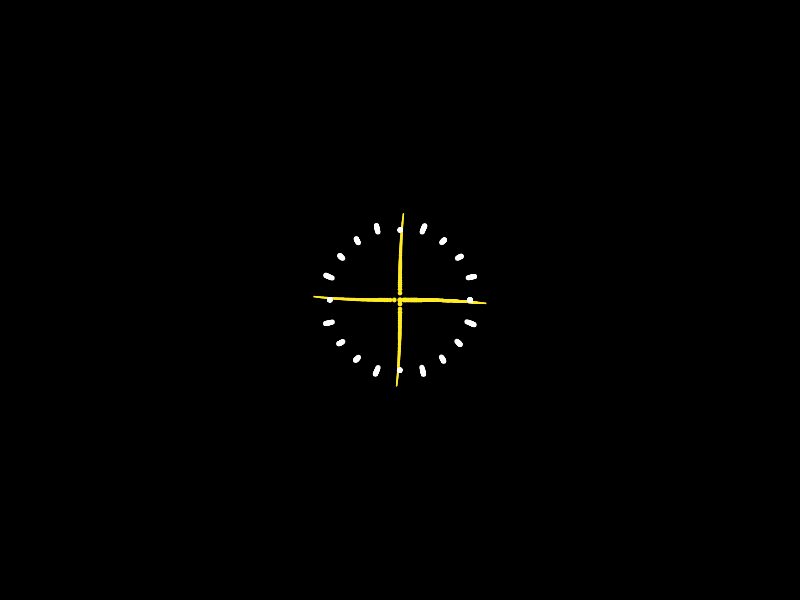
Frame 1 (no input)
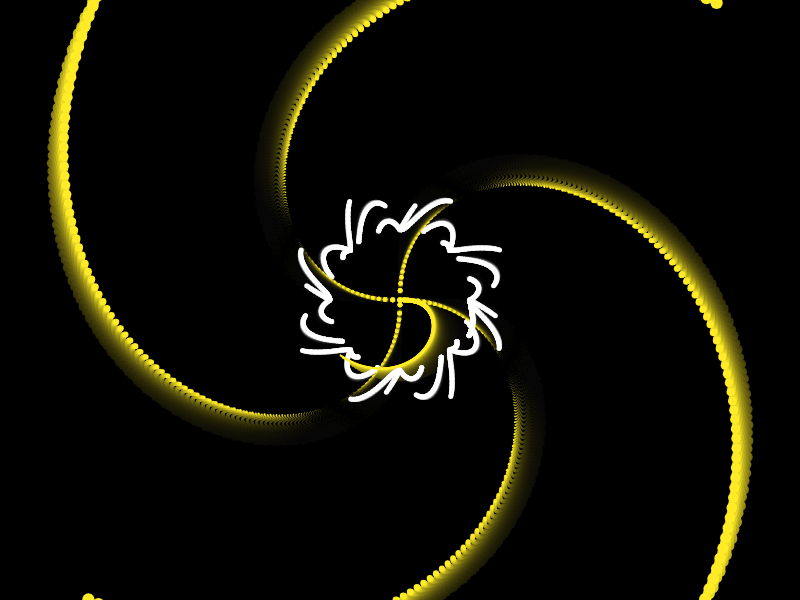
Frame 60 (no input)
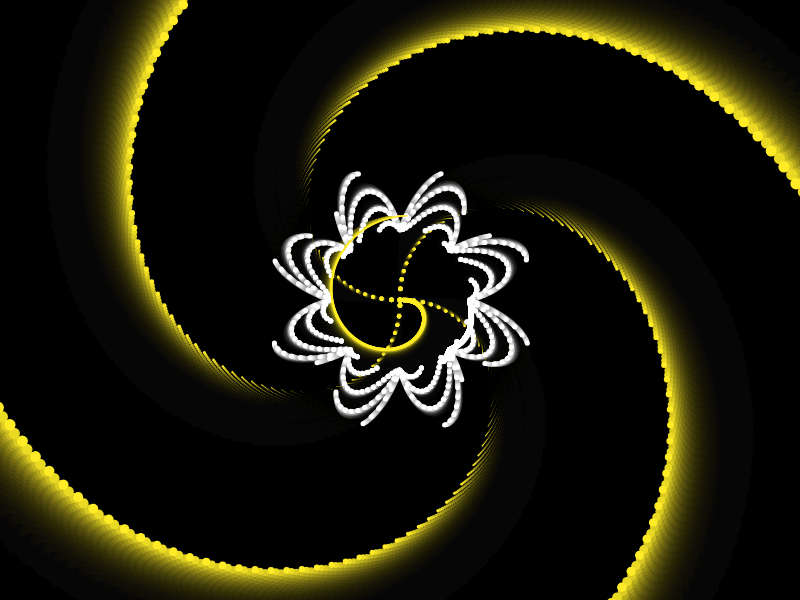
Frame 120 (the mouse pressed at the canvas centre since frame 60)

The p5.js sketch that drew these frames (run headless with seeded random() and noise() and a simulated clock; from frame 60 on, the mouse is pressed at the canvas centre):

// p5.js sketch
// ── sketch.js
let n = 0
let c = 4

let theta = 0

const yellow = [255, 236, 39]

const blue = [41, 173, 255]

// let h = -height/2;

let petalradius = 40;

function setup() {
    createCanvas(displayWidth, displayHeight);
    background(0);
    noStroke()
}

function leaves(sr, pr, theta) {
    let r = sr + abs(sin(theta * 800)) * pr
    let x = r * cos(theta * 200)
    let y = r * sin(theta * 200)
    fill(255, 255, 255)
    ellipse(x, y, 5, 5)

}


function spiral(n, theta, color) {
    let a = n * theta
    let r = c * sqrt(n) + sin(theta * 100) * a
    let x = r * cos(a)
    let y = r * sin(a)
    fill(color)
    let s = map(r, 0, 100, 5, 1)
    ellipse(x, y, s, s)

    // let r = map(i, 0, 400, 50, 100)
    leaves(70, r / 10, a / 1000)
}

function draw() {
    theta += 0.0001
    background(0, 0, 0, 20)
    translate(width / 2, height / 2)

    for (let i = 0; i < 400; i++) {
        // rotate(mouseY / height)
        spiral(i, theta + PI / 2, yellow)
        spiral(i, theta, yellow)
    }
}
